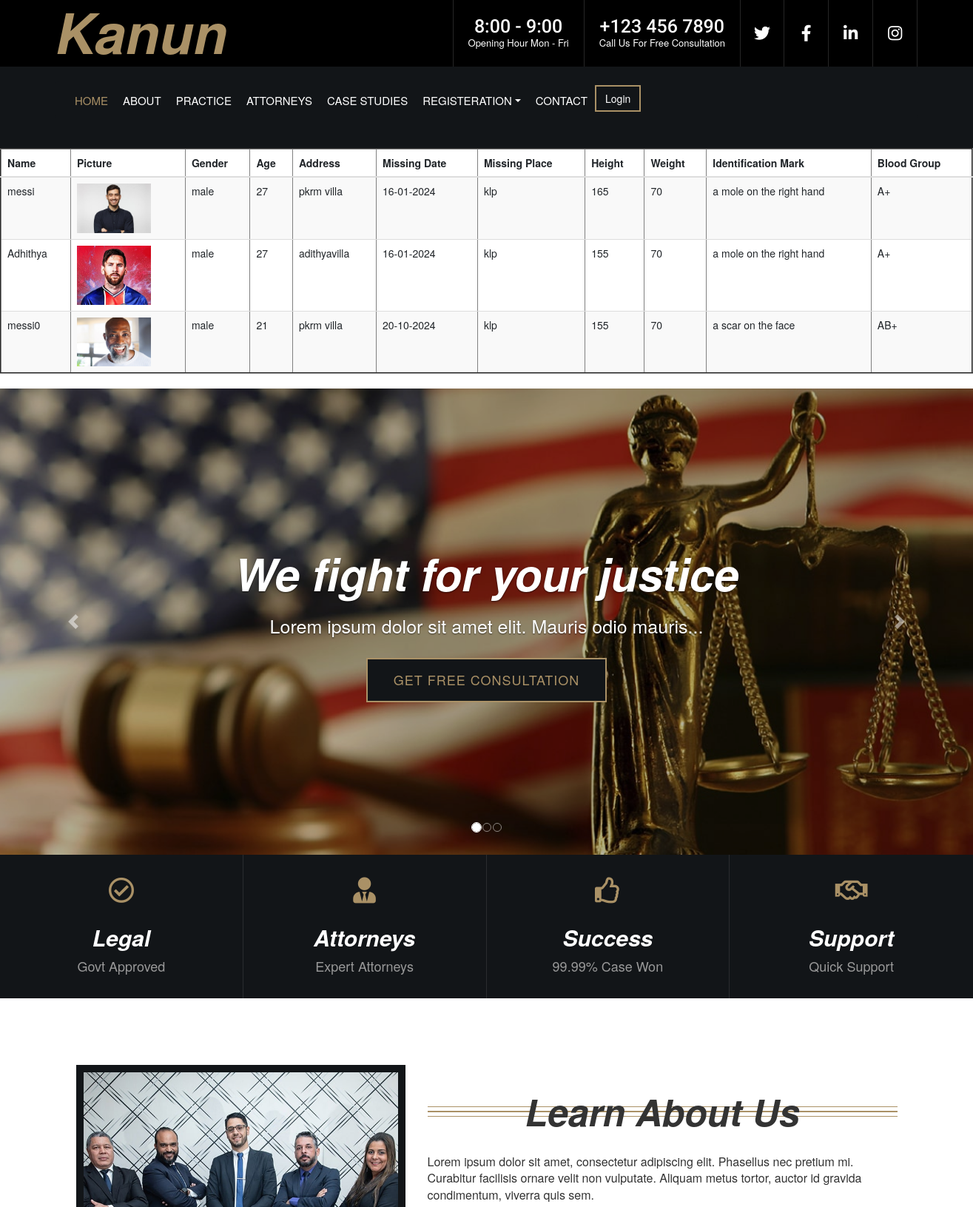
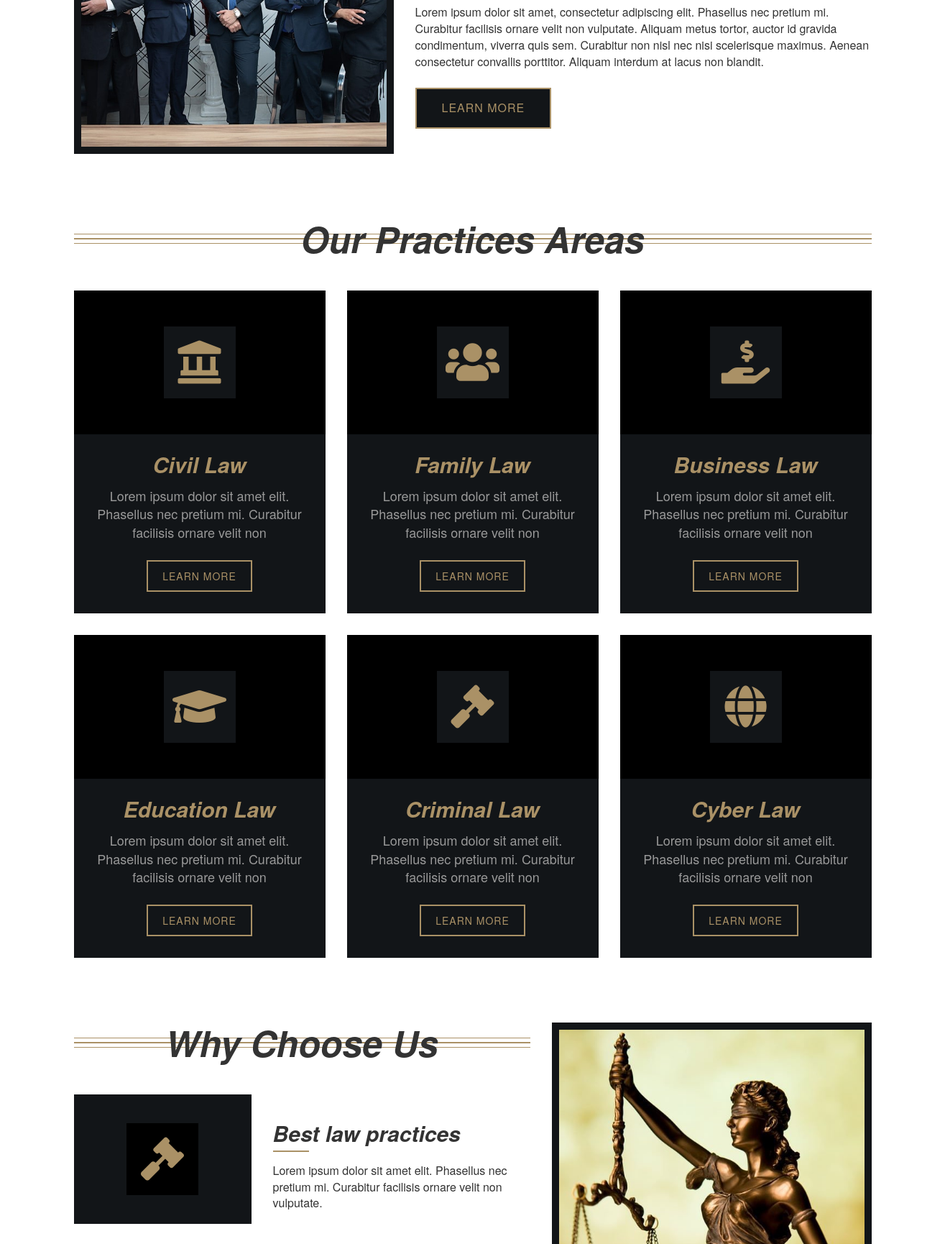
/missing_list_view (signed in, upper part), run on the app's committed database (2 pictures, top to bottom).
### Personapp/models.py (models this page shows)
class Missingperson(models.Model):
    name=models.CharField(max_length=50,unique=True)
    missingpersonpic=models.ImageField(upload_to='image')
    gender=models.CharField(max_length=250)
    age=models.CharField(max_length=250)
    address=models.CharField(max_length=250)
    missingdate=models.CharField(max_length=200)
    missingplace=models.CharField(max_length=200)
    height=models.CharField(max_length=200)
    weight=models.CharField(max_length=200)
    identificationmark=models.CharField(max_length=200)
    bloodgroup=models.CharField(max_length=200)
    stationid=models.ForeignKey('Station',on_delete=models.CASCADE)
    userid=models.ForeignKey('Login',on_delete=models.CASCADE,related_name='userid')
    currentdate=models.DateField(auto_now_add=True)

### Personapp/views.py (the view)
# urls.py: path('missing_list_view',views.missing_list_view,name='missing_list_view'),
def missing_list_view(request):
    session_id = request.session.get('station_id')
    loddata = get_object_or_404(Station,loginid=session_id)
    missing_persons = Missingperson.objects.all()
    return render(request, 'registerview.html', {'missing_persons': missing_persons})

### Personapp/templates/registerview.html
{% extends 'indexheader.html' %}
{% block content %}
{% load static %}
<html>
<body>
    <link href="{% static 'admin/vendors/bootstrap/dist/css/bootstrap.min.css' %}" rel="stylesheet">
<table id="basic-datatables" class="display table table-striped table-hover" border="2">
        <thead>
        <tr>
            <th>Name</th>
            <th>Picture</th>
            <th>Gender</th>
            <th>Age</th>
            <th>Address</th>
            <th>Missing Date</th>
            <th>Missing Place</th>
            <th>Height</th>
            <th>Weight</th>
            <th>Identification Mark</th>
            <th>Blood Group</th>
        </tr>
    </thead>
    <tbody>
        {% for person in missing_persons %}
        <tr>
            <td>{{ person.name }}</td>
        <td><img src="{{ person.missingpersonpic.url }}" alt="Missing Person Picture" style="max-width: 100px; max-height: 100px; object-fit: cover;" /></td>
            <td>{{ person.gender }}</td>
            <td>{{ person.age }}</td>
            <td>{{ person.address }}</td>
            <td>{{ person.missingdate }}</td>
            <td>{{ person.missingplace }}</td>
            <td>{{ person.height }}</td>
            <td>{{ person.weight }}</td>
            <td>{{ person.identificationmark }}</td>
            <td>{{ person.bloodgroup }}</td>
        </tr>
        {% empty %}
        <tr>
            <td colspan="11">No missing persons available.</td>
        </tr>
        {% endfor %}
    </tbody>
</table></body>
</html>
{% endblock %}

### Personapp/static/user/css/style.css (style rules this page uses)
body { color: #666666; background: #ffffff; font-family: 'Roboto', sans-serif; font-weight: 400; }

### data on the page
Missingperson: name "messi", missingpersonpic (picture), gender "male", age "27", address "pkrm villa", missingdate "16-01-2024", missingplace "klp", height "165", weight "70", identificationmark "a mole on the right hand", bloodgroup "A+"
Missingperson: name "Adhithya", missingpersonpic (picture), gender "male", age "27", address "adithyavilla", missingdate "16-01-2024", missingplace "klp", height "155", weight "70", identificationmark "a mole on the right hand", bloodgroup "A+"
Missingperson: name "messi0", missingpersonpic (picture), gender "male", age "21", address "pkrm villa", missingdate "20-10-2024", missingplace "klp", height "155", weight "70", identificationmark "a scar on the face", bloodgroup "AB+"
